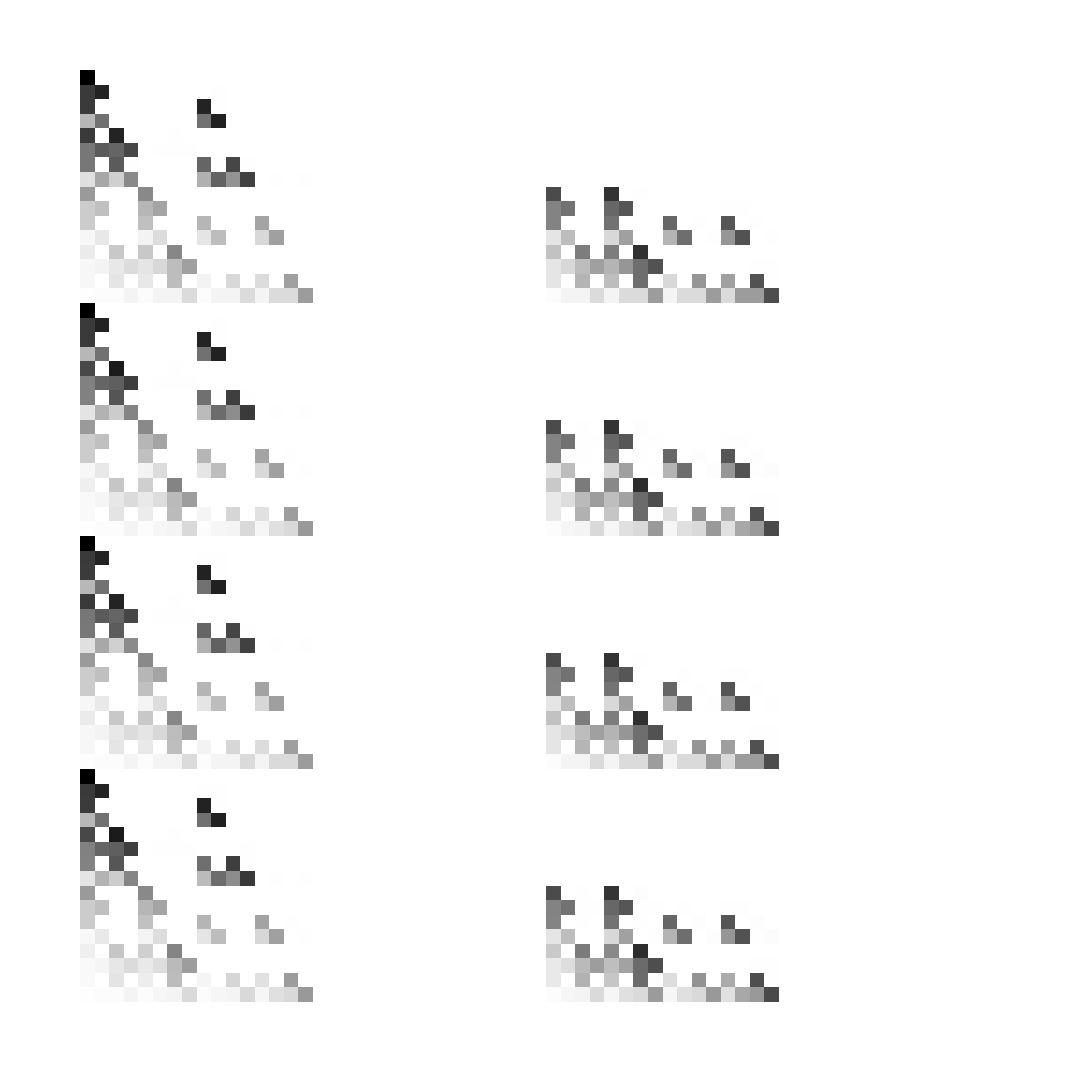
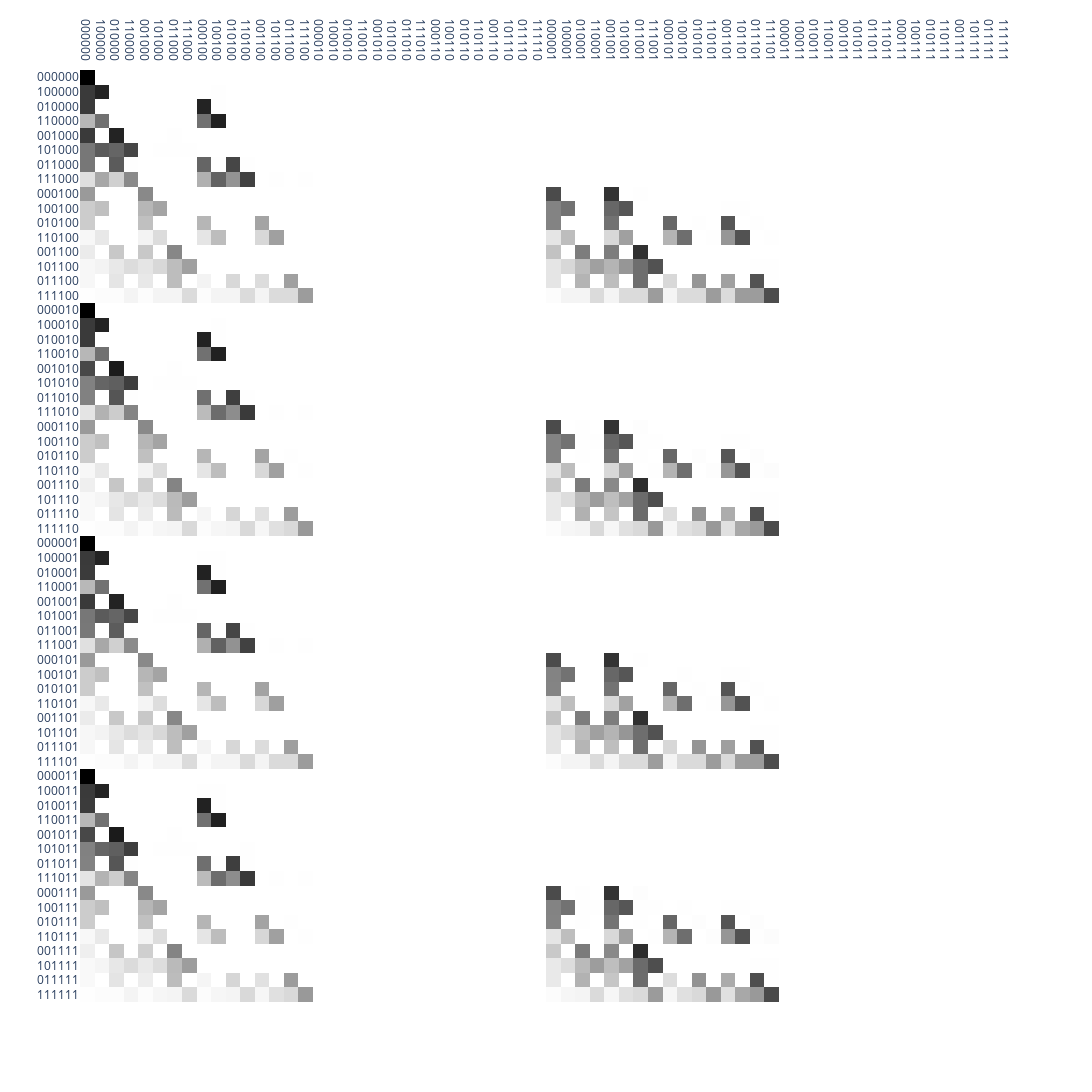

Notebook code cell kept with these figures, in order:
### Code cell
sbs = np.log(pyphi.convert.state_by_node2state_by_state(network.tpm)+0.01)
states = [utils.strp(str(s)) for s in list(pyphi.utils.all_states(network.size))]

import plotly.express as px

fig = px.imshow(sbs,x=states,y=states,color_continuous_scale='Greys')
fig.update_xaxes(side="top")
fig.update_layout(height=1200,width=2000,xaxis={'visible': False, 'showticklabels': False},yaxis={'visible': False, 'showticklabels': False},coloraxis_showscale=False)
fig.show()
fig.write_image(f'figures/ch3/{net_name}_tpm_nolabels.png')



fig = px.imshow(sbs,x=states,y=states,color_continuous_scale='Greys')
fig.update_xaxes(side="top")
fig.update_layout(height=1200,width=2000,coloraxis_showscale=False)
fig.show()
fig.write_image(f'figures/ch3/{net_name}_tpm_labels.png')

### Figure 1 — Plotly figure (JSON) as saved in the notebook; plotly's stock layout.template omitted (floating-point values rounded to 4 significant figures; data arrays with more than 128 entries replaced by an {"elided": "..."} marker saying what was removed)
{"data": [{"coloraxis": "coloraxis", "hovertemplate": "x: %{x}<br>y: %{y}<br>color: %{z}<extra></extra>", "name": "0", "type": "heatmap", "x": ["000000", "100000", "010000", "110000", "001000", "101000", "011000", "111000", "000100", "100100", "010100", "110100", "001100", "101100", "011100", "111100", "000010", "100010", "010010", "110010", "001010", "101010", "011010", "111010", "000110", "100110", "010110", "110110", "001110", "101110", "011110", "111110", "000001", "100001", "010001", "110001", "001001", "101001", "011001", "111001", "000101", "100101", "010101", "110101", "001101", "101101", "011101", "111101", "000011", "100011", "010011", "110011", "001011", "101011", "011011", "111011", "000111", "100111", "010111", "110111", "001111", "101111", "011111", "111111"], "xaxis": "x", "y": ["000000", "100000", "010000", "110000", "001000", "101000", "011000", "111000", "000100", "100100", "010100", "110100", "001100", "101100", "011100", "111100", "000010", "100010", "010010", "110010", "001010", "101010", "011010", "111010", "000110", "100110", "010110", "110110", "001110", "101110", "011110", "111110", "000001", "100001", "010001", "110001", "001001", "101001", "011001", "111001", "000101", "100101", "010101", "110101", "001101", "101101", "011101", "111101", "000011", "100011", "010011", "110011", "001011", "101011", "011011", "111011", "000111", "100111", "010111", "110111", "001111", "101111", "011111", "111111"], "yaxis": "y", "z": {"elided": "64x64 float values"}}], "layout": {"coloraxis": {"colorscale": [[0, "rgb(255,255,255)"], [0.125, "rgb(240,240,240)"], [0.25, "rgb(217,217,217)"], [0.375, "rgb(189,189,189)"], [0.5, "rgb(150,150,150)"], [0.625, "rgb(115,115,115)"], [0.75, "rgb(82,82,82)"], [0.875, "rgb(37,37,37)"], [1, "rgb(0,0,0)"]], "showscale": false}, "height": 1200, "margin": {"t": 60}, "width": 2000, "xaxis": {"anchor": "y", "constrain": "domain", "domain": [0, 1], "scaleanchor": "y", "showticklabels": false, "side": "top", "visible": false}, "yaxis": {"anchor": "x", "autorange": "reversed", "constrain": "domain", "domain": [0, 1], "showticklabels": false, "visible": false}}}

### Figure 2 — Plotly figure (JSON) as saved in the notebook; plotly's stock layout.template omitted (floating-point values rounded to 4 significant figures; data arrays with more than 128 entries replaced by an {"elided": "..."} marker saying what was removed)
{"data": [{"coloraxis": "coloraxis", "hovertemplate": "x: %{x}<br>y: %{y}<br>color: %{z}<extra></extra>", "name": "0", "type": "heatmap", "x": ["000000", "100000", "010000", "110000", "001000", "101000", "011000", "111000", "000100", "100100", "010100", "110100", "001100", "101100", "011100", "111100", "000010", "100010", "010010", "110010", "001010", "101010", "011010", "111010", "000110", "100110", "010110", "110110", "001110", "101110", "011110", "111110", "000001", "100001", "010001", "110001", "001001", "101001", "011001", "111001", "000101", "100101", "010101", "110101", "001101", "101101", "011101", "111101", "000011", "100011", "010011", "110011", "001011", "101011", "011011", "111011", "000111", "100111", "010111", "110111", "001111", "101111", "011111", "111111"], "xaxis": "x", "y": ["000000", "100000", "010000", "110000", "001000", "101000", "011000", "111000", "000100", "100100", "010100", "110100", "001100", "101100", "011100", "111100", "000010", "100010", "010010", "110010", "001010", "101010", "011010", "111010", "000110", "100110", "010110", "110110", "001110", "101110", "011110", "111110", "000001", "100001", "010001", "110001", "001001", "101001", "011001", "111001", "000101", "100101", "010101", "110101", "001101", "101101", "011101", "111101", "000011", "100011", "010011", "110011", "001011", "101011", "011011", "111011", "000111", "100111", "010111", "110111", "001111", "101111", "011111", "111111"], "yaxis": "y", "z": {"elided": "64x64 float values"}}], "layout": {"coloraxis": {"colorscale": [[0, "rgb(255,255,255)"], [0.125, "rgb(240,240,240)"], [0.25, "rgb(217,217,217)"], [0.375, "rgb(189,189,189)"], [0.5, "rgb(150,150,150)"], [0.625, "rgb(115,115,115)"], [0.75, "rgb(82,82,82)"], [0.875, "rgb(37,37,37)"], [1, "rgb(0,0,0)"]], "showscale": false}, "height": 1200, "margin": {"t": 60}, "width": 2000, "xaxis": {"anchor": "y", "constrain": "domain", "domain": [0, 1], "scaleanchor": "y", "side": "top"}, "yaxis": {"anchor": "x", "autorange": "reversed", "constrain": "domain", "domain": [0, 1]}}}
